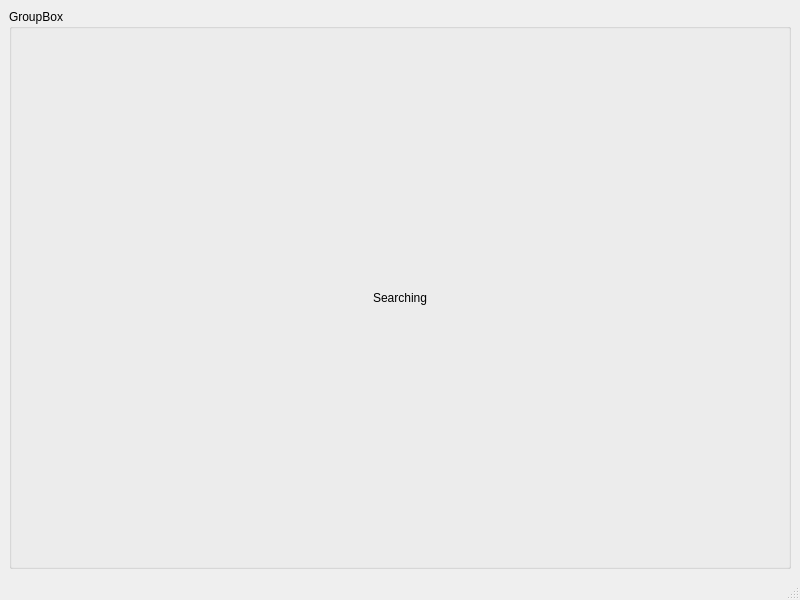
<?xml version="1.0" encoding="UTF-8"?>
<ui version="4.0">
 <class>Search_Window</class>
 <widget class="QMainWindow" name="Search_Window">
  <property name="geometry">
   <rect>
    <x>0</x>
    <y>0</y>
    <width>800</width>
    <height>600</height>
   </rect>
  </property>
  <property name="windowTitle">
   <string>MainWindow</string>
  </property>
  <widget class="QWidget" name="centralwidget">
   <layout class="QGridLayout" name="gridLayout">
    <item row="0" column="0">
     <widget class="QGroupBox" name="groupBox">
      <property name="title">
       <string>GroupBox</string>
      </property>
      <layout class="QGridLayout" name="gridLayout_2">
       <item row="0" column="0">
        <widget class="QLabel" name="Searching_label">
         <property name="text">
          <string>Searching</string>
         </property>
         <property name="alignment">
          <set>Qt::AlignmentFlag::AlignCenter</set>
         </property>
        </widget>
       </item>
      </layout>
     </widget>
    </item>
   </layout>
  </widget>
  <widget class="QMenuBar" name="menubar">
   <property name="geometry">
    <rect>
     <x>0</x>
     <y>0</y>
     <width>800</width>
     <height>26</height>
    </rect>
   </property>
  </widget>
  <widget class="QStatusBar" name="statusbar"/>
 </widget>
 <resources/>
 <connections/>
</ui>
